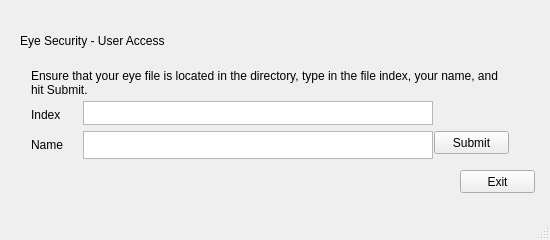
<?xml version="1.0" encoding="UTF-8"?>
<ui version="4.0">
 <class>eye_sec_user</class>
 <widget class="QMainWindow" name="eye_sec_user">
  <property name="geometry">
   <rect>
    <x>0</x>
    <y>0</y>
    <width>550</width>
    <height>240</height>
   </rect>
  </property>
  <property name="minimumSize">
   <size>
    <width>550</width>
    <height>240</height>
   </size>
  </property>
  <property name="maximumSize">
   <size>
    <width>600</width>
    <height>240</height>
   </size>
  </property>
  <property name="windowTitle">
   <string>eye_sec_user</string>
  </property>
  <widget class="QWidget" name="centralWidget">
   <widget class="QLabel" name="label_2">
    <property name="geometry">
     <rect>
      <x>20</x>
      <y>30</y>
      <width>191</width>
      <height>21</height>
     </rect>
    </property>
    <property name="text">
     <string>Eye Security - User Access</string>
    </property>
   </widget>
   <widget class="QWidget" name="layoutWidget">
    <property name="geometry">
     <rect>
      <x>20</x>
      <y>60</y>
      <width>500</width>
      <height>106</height>
     </rect>
    </property>
    <layout class="QVBoxLayout" name="verticalLayout">
     <item>
      <widget class="QLabel" name="file_submit_info">
       <property name="text">
        <string>Ensure that your eye file is located in the directory, type in the file index, your name, and hit Submit.</string>
       </property>
       <property name="wordWrap">
        <bool>true</bool>
       </property>
      </widget>
     </item>
     <item>
      <layout class="QHBoxLayout" name="filename_layout">
       <item>
        <widget class="QLabel" name="file_name">
         <property name="minimumSize">
          <size>
           <width>46</width>
           <height>28</height>
          </size>
         </property>
         <property name="maximumSize">
          <size>
           <width>46</width>
           <height>28</height>
          </size>
         </property>
         <property name="text">
          <string>Index</string>
         </property>
        </widget>
       </item>
       <item>
        <widget class="QTextEdit" name="filename_field">
         <property name="minimumSize">
          <size>
           <width>350</width>
           <height>0</height>
          </size>
         </property>
         <property name="maximumSize">
          <size>
           <width>350</width>
           <height>28</height>
          </size>
         </property>
        </widget>
       </item>
       <item>
        <spacer name="horizontalSpacer">
         <property name="orientation">
          <enum>Qt::Horizontal</enum>
         </property>
         <property name="sizeHint" stdset="0">
          <size>
           <width>40</width>
           <height>20</height>
          </size>
         </property>
        </spacer>
       </item>
      </layout>
     </item>
     <item>
      <layout class="QHBoxLayout" name="name_layout">
       <item>
        <widget class="QLabel" name="file_name_3">
         <property name="minimumSize">
          <size>
           <width>46</width>
           <height>28</height>
          </size>
         </property>
         <property name="maximumSize">
          <size>
           <width>46</width>
           <height>28</height>
          </size>
         </property>
         <property name="text">
          <string>Name</string>
         </property>
        </widget>
       </item>
       <item>
        <widget class="QTextEdit" name="name_field">
         <property name="minimumSize">
          <size>
           <width>350</width>
           <height>28</height>
          </size>
         </property>
         <property name="maximumSize">
          <size>
           <width>350</width>
           <height>28</height>
          </size>
         </property>
        </widget>
       </item>
       <item>
        <spacer name="horizontalSpacer_2">
         <property name="orientation">
          <enum>Qt::Horizontal</enum>
         </property>
         <property name="sizeHint" stdset="0">
          <size>
           <width>40</width>
           <height>20</height>
          </size>
         </property>
        </spacer>
       </item>
       <item>
        <widget class="QPushButton" name="submit">
         <property name="minimumSize">
          <size>
           <width>75</width>
           <height>23</height>
          </size>
         </property>
         <property name="maximumSize">
          <size>
           <width>75</width>
           <height>23</height>
          </size>
         </property>
         <property name="text">
          <string>Submit</string>
         </property>
        </widget>
       </item>
      </layout>
     </item>
    </layout>
   </widget>
   <widget class="QPushButton" name="exit_button">
    <property name="geometry">
     <rect>
      <x>460</x>
      <y>170</y>
      <width>75</width>
      <height>23</height>
     </rect>
    </property>
    <property name="text">
     <string>Exit</string>
    </property>
   </widget>
  </widget>
  <widget class="QStatusBar" name="statusBar"/>
  <widget class="QMenuBar" name="menuBar">
   <property name="geometry">
    <rect>
     <x>0</x>
     <y>0</y>
     <width>550</width>
     <height>22</height>
    </rect>
   </property>
  </widget>
 </widget>
 <layoutdefault spacing="6" margin="11"/>
 <resources/>
 <connections/>
</ui>
